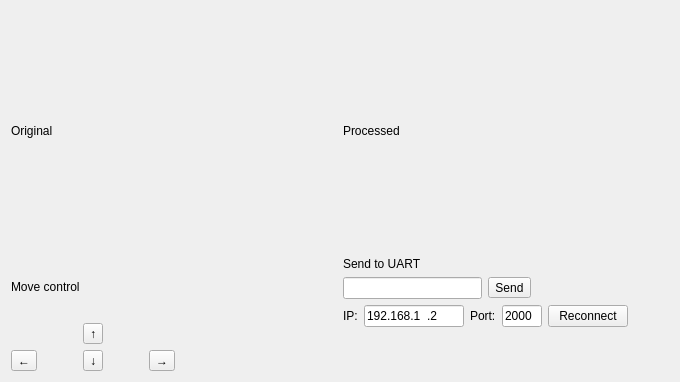
<?xml version="1.0" encoding="UTF-8"?>
<ui version="4.0">
 <class>MainWindow</class>
 <widget class="QMainWindow" name="MainWindow">
  <property name="windowModality">
   <enum>Qt::NonModal</enum>
  </property>
  <property name="geometry">
   <rect>
    <x>0</x>
    <y>0</y>
    <width>680</width>
    <height>382</height>
   </rect>
  </property>
  <property name="sizePolicy">
   <sizepolicy hsizetype="Fixed" vsizetype="Fixed">
    <horstretch>0</horstretch>
    <verstretch>0</verstretch>
   </sizepolicy>
  </property>
  <property name="minimumSize">
   <size>
    <width>680</width>
    <height>350</height>
   </size>
  </property>
  <property name="maximumSize">
   <size>
    <width>680</width>
    <height>407</height>
   </size>
  </property>
  <property name="windowTitle">
   <string>MainWindow</string>
  </property>
  <widget class="QWidget" name="centralWidget">
   <property name="sizePolicy">
    <sizepolicy hsizetype="Fixed" vsizetype="Fixed">
     <horstretch>0</horstretch>
     <verstretch>0</verstretch>
    </sizepolicy>
   </property>
   <layout class="QVBoxLayout" name="verticalLayout_6">
    <item>
     <layout class="QHBoxLayout" name="horizontalLayout">
      <item>
       <layout class="QVBoxLayout" name="verticalLayout">
        <item>
         <widget class="QLabel" name="label">
          <property name="minimumSize">
           <size>
            <width>320</width>
            <height>240</height>
           </size>
          </property>
          <property name="text">
           <string>Original</string>
          </property>
         </widget>
        </item>
       </layout>
      </item>
      <item>
       <layout class="QVBoxLayout" name="verticalLayout_2">
        <item>
         <widget class="QLabel" name="labelProccess">
          <property name="minimumSize">
           <size>
            <width>320</width>
            <height>240</height>
           </size>
          </property>
          <property name="text">
           <string>Processed</string>
          </property>
         </widget>
        </item>
       </layout>
      </item>
     </layout>
    </item>
    <item>
     <layout class="QHBoxLayout" name="horizontalLayout_6">
      <item>
       <layout class="QVBoxLayout" name="verticalLayout_4">
        <item>
         <widget class="QLabel" name="label_3">
          <property name="text">
           <string>Move control</string>
          </property>
         </widget>
        </item>
        <item>
         <layout class="QHBoxLayout" name="horizontalLayout_5">
          <item>
           <layout class="QVBoxLayout" name="verticalLayout_3">
            <item>
             <layout class="QHBoxLayout" name="horizontalLayout_3">
              <item>
               <spacer name="horizontalSpacer">
                <property name="orientation">
                 <enum>Qt::Horizontal</enum>
                </property>
                <property name="sizeHint" stdset="0">
                 <size>
                  <width>40</width>
                  <height>20</height>
                 </size>
                </property>
               </spacer>
              </item>
              <item>
               <widget class="QToolButton" name="toolButtonUp">
                <property name="text">
                 <string>↑</string>
                </property>
                <property name="shortcut">
                 <string>Up</string>
                </property>
               </widget>
              </item>
              <item>
               <spacer name="horizontalSpacer_2">
                <property name="orientation">
                 <enum>Qt::Horizontal</enum>
                </property>
                <property name="sizeHint" stdset="0">
                 <size>
                  <width>40</width>
                  <height>20</height>
                 </size>
                </property>
               </spacer>
              </item>
             </layout>
            </item>
            <item>
             <layout class="QHBoxLayout" name="horizontalLayout_2">
              <item>
               <widget class="QToolButton" name="toolButtonLeft">
                <property name="text">
                 <string>←</string>
                </property>
                <property name="shortcut">
                 <string>Left</string>
                </property>
               </widget>
              </item>
              <item>
               <spacer name="horizontalSpacer_6">
                <property name="orientation">
                 <enum>Qt::Horizontal</enum>
                </property>
                <property name="sizeHint" stdset="0">
                 <size>
                  <width>40</width>
                  <height>20</height>
                 </size>
                </property>
               </spacer>
              </item>
              <item>
               <widget class="QToolButton" name="toolButtonDown">
                <property name="text">
                 <string>↓</string>
                </property>
                <property name="shortcut">
                 <string>Down</string>
                </property>
               </widget>
              </item>
              <item>
               <spacer name="horizontalSpacer_7">
                <property name="orientation">
                 <enum>Qt::Horizontal</enum>
                </property>
                <property name="sizeHint" stdset="0">
                 <size>
                  <width>40</width>
                  <height>20</height>
                 </size>
                </property>
               </spacer>
              </item>
              <item>
               <widget class="QToolButton" name="toolButtonRight">
                <property name="text">
                 <string>→</string>
                </property>
                <property name="shortcut">
                 <string>Right</string>
                </property>
               </widget>
              </item>
             </layout>
            </item>
           </layout>
          </item>
          <item>
           <spacer name="horizontalSpacer_3">
            <property name="orientation">
             <enum>Qt::Horizontal</enum>
            </property>
            <property name="sizeHint" stdset="0">
             <size>
              <width>40</width>
              <height>20</height>
             </size>
            </property>
           </spacer>
          </item>
         </layout>
        </item>
       </layout>
      </item>
      <item>
       <layout class="QVBoxLayout" name="verticalLayout_5">
        <item>
         <widget class="QLabel" name="label_4">
          <property name="text">
           <string>Send to UART</string>
          </property>
         </widget>
        </item>
        <item>
         <layout class="QHBoxLayout" name="horizontalLayout_4">
          <item>
           <widget class="QLineEdit" name="commandLine"/>
          </item>
          <item>
           <widget class="QToolButton" name="toolButtonSend">
            <property name="text">
             <string>Send</string>
            </property>
            <property name="shortcut">
             <string>Return</string>
            </property>
           </widget>
          </item>
          <item>
           <spacer name="horizontalSpacer_4">
            <property name="orientation">
             <enum>Qt::Horizontal</enum>
            </property>
            <property name="sizeHint" stdset="0">
             <size>
              <width>40</width>
              <height>20</height>
             </size>
            </property>
           </spacer>
          </item>
         </layout>
        </item>
        <item>
         <layout class="QHBoxLayout" name="horizontalLayout_8" stretch="0,0,0,0,0,0">
          <item>
           <widget class="QLabel" name="label_2">
            <property name="text">
             <string>IP:</string>
            </property>
           </widget>
          </item>
          <item>
           <widget class="QLineEdit" name="IPline">
            <property name="sizePolicy">
             <sizepolicy hsizetype="Minimum" vsizetype="Fixed">
              <horstretch>0</horstretch>
              <verstretch>0</verstretch>
             </sizepolicy>
            </property>
            <property name="maximumSize">
             <size>
              <width>100</width>
              <height>16777215</height>
             </size>
            </property>
            <property name="inputMask">
             <string>000.000.000.000; </string>
            </property>
            <property name="text">
             <string>192.168.1.2</string>
            </property>
           </widget>
          </item>
          <item>
           <widget class="QLabel" name="label_5">
            <property name="text">
             <string>Port:</string>
            </property>
           </widget>
          </item>
          <item>
           <widget class="QLineEdit" name="Portline">
            <property name="sizePolicy">
             <sizepolicy hsizetype="Minimum" vsizetype="Fixed">
              <horstretch>0</horstretch>
              <verstretch>0</verstretch>
             </sizepolicy>
            </property>
            <property name="minimumSize">
             <size>
              <width>0</width>
              <height>0</height>
             </size>
            </property>
            <property name="maximumSize">
             <size>
              <width>40</width>
              <height>16777215</height>
             </size>
            </property>
            <property name="inputMask">
             <string>00000; </string>
            </property>
            <property name="text">
             <string>2000</string>
            </property>
           </widget>
          </item>
          <item>
           <widget class="QPushButton" name="ReconnectBtn">
            <property name="text">
             <string>Reconnect</string>
            </property>
           </widget>
          </item>
          <item>
           <spacer name="horizontalSpacer_5">
            <property name="orientation">
             <enum>Qt::Horizontal</enum>
            </property>
            <property name="sizeHint" stdset="0">
             <size>
              <width>40</width>
              <height>20</height>
             </size>
            </property>
           </spacer>
          </item>
         </layout>
        </item>
        <item>
         <spacer name="verticalSpacer">
          <property name="orientation">
           <enum>Qt::Vertical</enum>
          </property>
          <property name="sizeHint" stdset="0">
           <size>
            <width>20</width>
            <height>40</height>
           </size>
          </property>
         </spacer>
        </item>
       </layout>
      </item>
     </layout>
    </item>
   </layout>
  </widget>
  <widget class="QMenuBar" name="menuBar">
   <property name="geometry">
    <rect>
     <x>0</x>
     <y>0</y>
     <width>680</width>
     <height>22</height>
    </rect>
   </property>
  </widget>
 </widget>
 <layoutdefault spacing="6" margin="11"/>
 <tabstops>
  <tabstop>commandLine</tabstop>
  <tabstop>toolButtonSend</tabstop>
  <tabstop>toolButtonUp</tabstop>
  <tabstop>toolButtonDown</tabstop>
  <tabstop>toolButtonLeft</tabstop>
  <tabstop>toolButtonRight</tabstop>
 </tabstops>
 <resources/>
 <connections/>
</ui>
